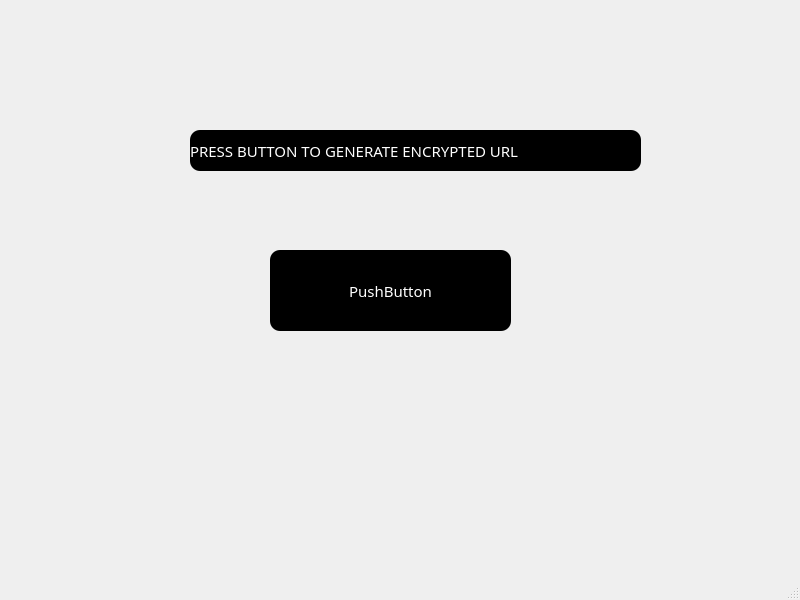
<?xml version="1.0" encoding="UTF-8"?>
<ui version="4.0">
 <class>otherWindow</class>
 <widget class="QMainWindow" name="otherWindow">
  <property name="geometry">
   <rect>
    <x>0</x>
    <y>0</y>
    <width>800</width>
    <height>600</height>
   </rect>
  </property>
  <property name="windowTitle">
   <string>MainWindow</string>
  </property>
  <widget class="QWidget" name="centralwidget">
   <widget class="QFrame" name="frame">
    <property name="geometry">
     <rect>
      <x>0</x>
      <y>-10</y>
      <width>801</width>
      <height>611</height>
     </rect>
    </property>
    <property name="styleSheet">
     <string notr="true">*{
	color: rgb(255, 255, 255);
	font-size:15px;
	font-family:Century Gothic,sans-serif;
}
QFrame
{
border: solid 10px rgba(0,0,0);
background-image: url(:/newPrefix/img.jpg);

}
QLabel
{
background:#eeeeee;
border-style:outset;
border-radius:10px;
}
QPushButton
{
background: rgb(0, 0, 0);
border-style:outset;
border-radius:10px;
}</string>
    </property>
    <property name="frameShape">
     <enum>QFrame::StyledPanel</enum>
    </property>
    <property name="frameShadow">
     <enum>QFrame::Raised</enum>
    </property>
    <widget class="QLabel" name="label">
     <property name="geometry">
      <rect>
       <x>190</x>
       <y>140</y>
       <width>451</width>
       <height>41</height>
      </rect>
     </property>
     <property name="styleSheet">
      <string notr="true">background-color: rgb(0, 0, 0);</string>
     </property>
     <property name="text">
      <string>PRESS BUTTON TO GENERATE ENCRYPTED URL</string>
     </property>
    </widget>
    <widget class="QPushButton" name="pushButton">
     <property name="geometry">
      <rect>
       <x>270</x>
       <y>260</y>
       <width>241</width>
       <height>81</height>
      </rect>
     </property>
     <property name="styleSheet">
      <string notr="true"/>
     </property>
     <property name="text">
      <string>PushButton</string>
     </property>
    </widget>
   </widget>
  </widget>
  <widget class="QStatusBar" name="statusbar"/>
 </widget>
 <resources>
  <include location="resource.qrc"/>
 </resources>
 <connections/>
</ui>
